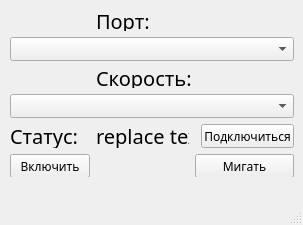
<?xml version="1.0" encoding="UTF-8"?>
<ui version="4.0">
 <class>MainWindow</class>
 <widget class="QMainWindow" name="MainWindow">
  <property name="geometry">
   <rect>
    <x>0</x>
    <y>0</y>
    <width>303</width>
    <height>225</height>
   </rect>
  </property>
  <property name="windowTitle">
   <string>MainWindow</string>
  </property>
  <property name="styleSheet">
   <string notr="true">*{
	font-family: sans-serif;
}
QLabel {
	font-size: 20px;
}</string>
  </property>
  <widget class="QWidget" name="centralwidget">
   <widget class="QWidget" name="">
    <property name="geometry">
     <rect>
      <x>10</x>
      <y>10</y>
      <width>285</width>
      <height>167</height>
     </rect>
    </property>
    <layout class="QGridLayout" name="gridLayout">
     <item row="9" column="2" colspan="2">
      <widget class="QPushButton" name="blink">
       <property name="text">
        <string>Мигать</string>
       </property>
      </widget>
     </item>
     <item row="8" column="3">
      <widget class="QPushButton" name="btn_connect">
       <property name="text">
        <string>Подключиться</string>
       </property>
      </widget>
     </item>
     <item row="8" column="0">
      <widget class="QLabel" name="status">
       <property name="text">
        <string>Статус:</string>
       </property>
      </widget>
     </item>
     <item row="5" column="1" colspan="3">
      <widget class="QLabel" name="speed">
       <property name="minimumSize">
        <size>
         <width>61</width>
         <height>21</height>
        </size>
       </property>
       <property name="styleSheet">
        <string notr="true"/>
       </property>
       <property name="text">
        <string>Скорость:</string>
       </property>
       <property name="wordWrap">
        <bool>false</bool>
       </property>
      </widget>
     </item>
     <item row="1" column="0" colspan="4">
      <widget class="QComboBox" name="ports_list"/>
     </item>
     <item row="8" column="1">
      <widget class="QLabel" name="connect_disconnect">
       <property name="text">
        <string>replace text</string>
       </property>
      </widget>
     </item>
     <item row="9" column="0">
      <widget class="QPushButton" name="on_off">
       <property name="text">
        <string>Включить</string>
       </property>
      </widget>
     </item>
     <item row="6" column="0" colspan="4">
      <widget class="QComboBox" name="speed_list"/>
     </item>
     <item row="0" column="1">
      <widget class="QLabel" name="ports">
       <property name="minimumSize">
        <size>
         <width>61</width>
         <height>21</height>
        </size>
       </property>
       <property name="styleSheet">
        <string notr="true"/>
       </property>
       <property name="text">
        <string>Порт:</string>
       </property>
       <property name="wordWrap">
        <bool>false</bool>
       </property>
      </widget>
     </item>
    </layout>
   </widget>
  </widget>
  <widget class="QMenuBar" name="menubar">
   <property name="geometry">
    <rect>
     <x>0</x>
     <y>0</y>
     <width>303</width>
     <height>20</height>
    </rect>
   </property>
  </widget>
  <widget class="QStatusBar" name="statusbar"/>
 </widget>
 <resources/>
 <connections/>
</ui>
